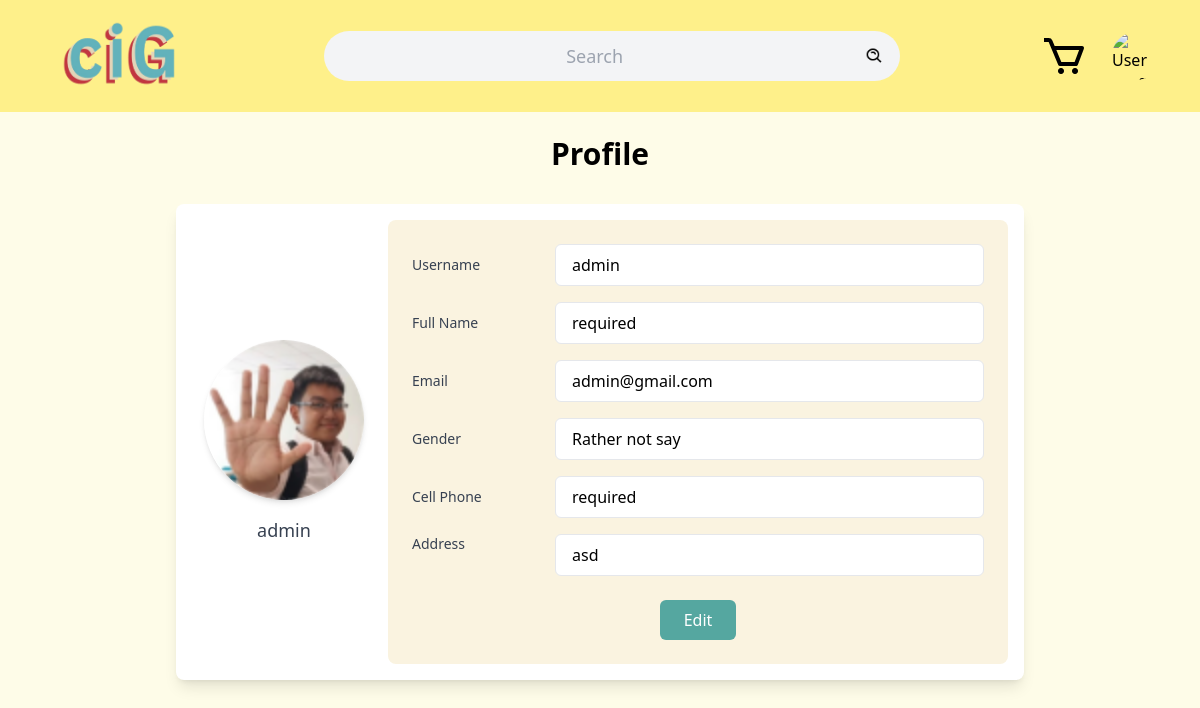
The page /public/profilepage.php (signed in) on the database its author committed.
### tables this page shows
CREATE TABLE IF NOT EXISTS `userdata` (
  `ID_user` int NOT NULL AUTO_INCREMENT,
  `Username` varchar(500) NOT NULL,
  `Email` varchar(500) NOT NULL,
  `Password` varchar(500) NOT NULL,
  `gender` enum('Rather not say','Female','Male') NOT NULL DEFAULT 'Rather not say',
  `fotouser` varchar(255) NOT NULL DEFAULT 'pfp.png',
  `status` enum('active','blocked') NOT NULL DEFAULT 'active',
  `address` varchar(255) NOT NULL,
  `fullname` varchar(50) NOT NULL,
  `phone` varchar(20) NOT NULL,
  PRIMARY KEY (`ID_user`),
  UNIQUE KEY `Username` (`Username`),
  UNIQUE KEY `Email` (`Email`)
);

### public/profilepage.php (the view, shortened to what this page needs)
<?php
require "../public/sess.php";
$ID_user = $_SESSION['id'];
$querry = "SELECT * FROM userdata WHERE ID_user = '$ID_user'";
$result = mysqli_query($conn, $querry);
$row = mysqli_fetch_assoc($result);
?>
<!DOCTYPE html>
<html lang="en">
<head>
    <link rel="stylesheet" href="./css/style8.css">
</head>
<body class="font-sans bg-yellow-50">
    <div class="sticky top-0 flex items-center justify-between p-4 bg-yellow-200">
        <a href="./dashboard.php"><img src="./photo/ciG.png" alt="ciGCentral" class="w-32 h-20 ml-10"></a>
        <div class="relative flex items-center w-3/4 max-w-xl p-2 mx-auto bg-gray-100 rounded-full">
            <form action="" class="flex items-center w-full">
                <input type="text" name="search" value="<?php if (isset($_GET['search'])) {
                    echo $_GET['search'];
                } ?>" placeholder="Search" class="w-full text-lg text-center bg-transparent outline-none">
                <button type="submit" class="p-2"><img src="./photo/search.png" width="20" height="20"
                        alt="Search"></button>
            </form>
        </div>
        <div class="flex items-center mr-6 space-x-6">
            <a href="./cart.php"><img src="./photo/cart.png" class="w-12 cursor-pointer"></a>
            <div class="relative">
                <img src="./photouser/<?php echo $_SESSION['fotouser']; ?>"
                    class="w-12 h-12 rounded-full cursor-pointer" alt="User profile" id="profileIcon">
            </div>
        </div>
    </div>
    <main class="p-6 max-w-4xl mx-auto">
        <h2 class="text-3xl font-bold text-center mb-8">Profile</h2>
        <div id="profile" class="flex flex-col md:flex-row items-center bg-white shadow-lg rounded-lg p-4">
            <div class="flex flex-col items-center mb-6 md:mb-0 mr-6 ml-3">
                <img src="./photo/<?php echo $row['fotouser']; ?>" alt="Profile"
                    class="w-40 h-40 rounded-full object-cover mb-4 shadow-md">
                <p class="text-lg font-medium text-gray-700"><?php echo $row['Username']; ?></p>
            </div>
            <div class="flex-grow bg-[#FAF3E0] p-6 rounded-lg">
                <div class="space-y-4">
                    <div class="flex items-center">
                        <label class="w-1/4 text-sm font-medium text-gray-700">Username</label>
                        <input type="text"
                            class="flex-grow px-4 py-2 border rounded-md outline-none focus:ring-2 focus:ring-blue-500"
                            value="<?php echo $row['Username']; ?>" readonly>
                    </div>
                    <div class="flex items-center">
                        <label class="w-1/4 text-sm font-medium text-gray-700">Full Name</label>
                        <input type="text"
                            class="flex-grow px-4 py-2 border rounded-md outline-none focus:ring-2 focus:ring-blue-500"
                            value="<?php echo $row['fullname'] != '' ? $row['fullname'] : 'required'; ?>" readonly>
                    </div>
                    <div class="flex items-center">
                        <label class="w-1/4 text-sm font-medium text-gray-700">Email</label>
                        <input type="text"
                            class="flex-grow px-4 py-2 border rounded-md outline-none focus:ring-2 focus:ring-blue-500"
                            value="<?php echo $row['Email']; ?>" readonly>
                    </div>
                    <div class="flex items-center">
                        <label class="w-1/4 text-sm font-medium text-gray-700">Gender</label>
                        <input type="text"
                            class="flex-grow px-4 py-2 border rounded-md outline-none focus:ring-2 focus:ring-blue-500"
                            value="<?php echo $row['gender']; ?>" readonly>
                    </div>
                    <div class="flex items-center">
                        <label class="w-1/4 text-sm font-medium text-gray-700">Cell Phone</label>
                        <input type="text"
                            class="flex-grow px-4 py-2 border rounded-md outline-none focus:ring-2 focus:ring-blue-500"
                            value="<?php echo $row['phone'] != '' ? $row['phone'] : 'required'; ?>" readonly>
                    </div>
                    <div class="flex items-start">
                        <label class="w-1/4 text-sm font-medium text-gray-700">Address</label>
                        <input type="text"
                            class="flex-grow px-4 py-2 border rounded-md outline-none focus:ring-2 focus:ring-blue-500"
                            value="<?php echo $row['address'] != '' ? $row['address'] : 'required'; ?>" readonly>
                    </div>
                </div>
                <div class="mt-6 text-center">
                    <button id="edit-btn"
                        class="px-6 py-2 bg-[#55A7A0] text-white font-medium rounded-md hover:bg-[#479288] focus:outline-none focus:ring-2 focus:ring-blue-500">Edit</button>
                </div>
            </div>
        </div>
    </main>
</body>
</html>

### rows shown on the page
userdata: fotouser (picture), Username "admin", fullname "required", Email "admin@gmail.com", gender "Rather not say", phone "required", address "asd"
